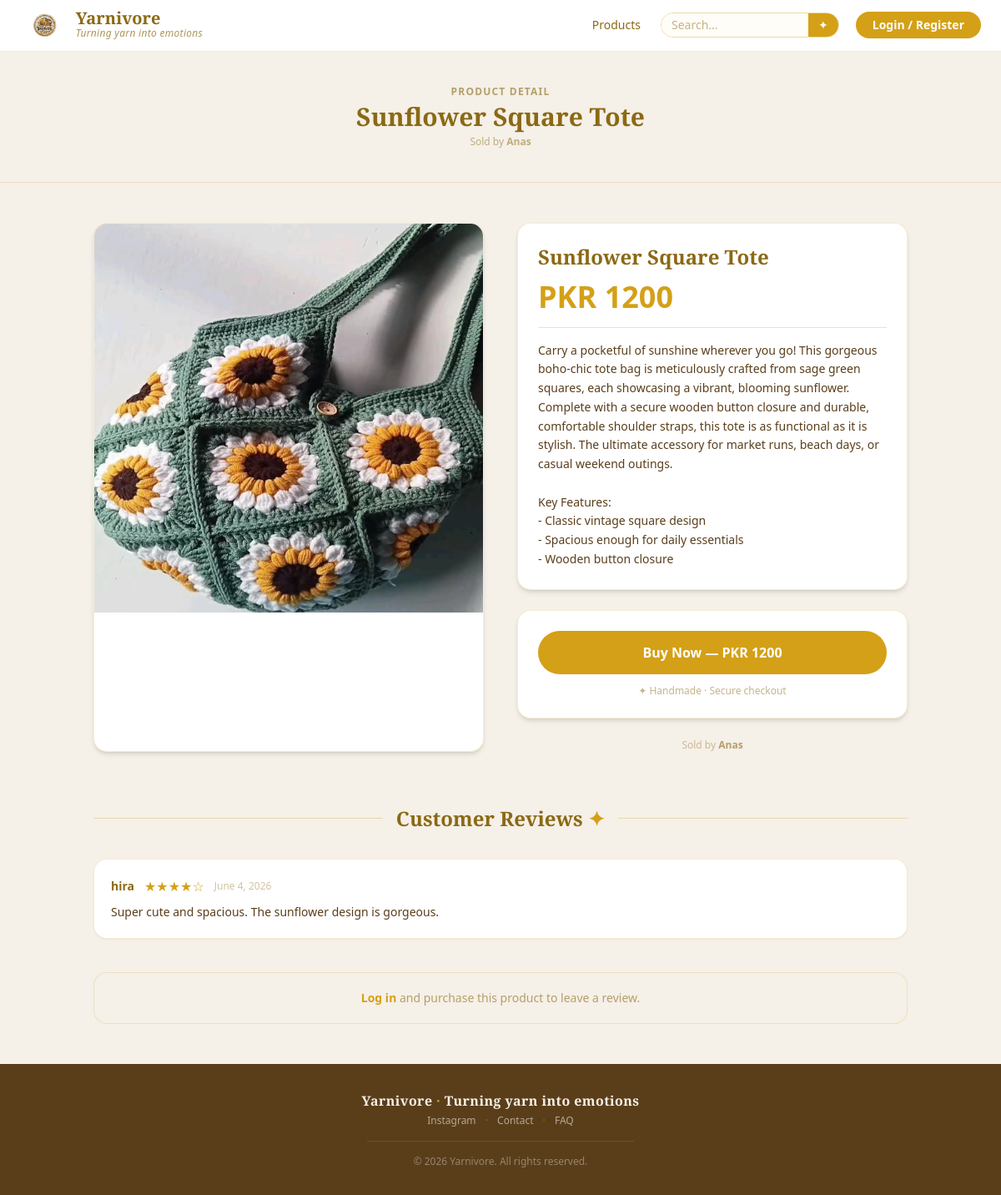
The page /product/8 on the database its author committed.
### myapp/models.py (models this page shows, shortened)
class Product(models.Model):
    seller = models.ForeignKey(User, on_delete=models.CASCADE)
    name = models.CharField(max_length=100)
    description = models.TextField()
    price = models.FloatField()
    file = models.FileField(upload_to='uploads', blank=True)
    image = models.ImageField(upload_to='products/', null=True, blank=True)
    total_sales_amount = models.IntegerField(default=0)
    total_sales = models.IntegerField(default=0)

class Review(models.Model):
    product = models.ForeignKey(Product, on_delete=models.CASCADE, related_name='reviews')
    customer = models.ForeignKey(User, on_delete=models.CASCADE)
    rating = models.IntegerField(choices=[(i, i) for i in range(1, 6)])
    comment = models.TextField()
    created_on = models.DateTimeField(auto_now_add=True)
    class Meta:
        unique_together = ('product', 'customer')

### myapp/views.py (the view, shortened to what this page needs)
# urls.py: path('product/<int:id>', views.detail, name='detail'),
def detail(request, id):
    product = get_object_or_404(Product, id=id)
    reviews = product.reviews.all().order_by('-created_on')
    has_purchased = False
    user_review = None
    return render(request, 'myapp/detail.html', {
        'product': product,
        'reviews': reviews,
        'has_purchased': has_purchased,
        'user_review': user_review,
    })

### myapp/templates/myapp/detail.html (shortened to what this page needs)
{% extends 'myapp/base.html' %}
{% block body %}
<div class="bg-[#F5F0E8] border-b border-[#D4A017]/20 py-10 text-center">
    <p class="text-xs uppercase tracking-widest text-[#8B6914]/60 mb-1 font-semibold">Product Detail</p>
    <h1 class="text-3xl font-bold font-playfair text-[#8B6914]">{{ product.name }}</h1>
    <p class="text-xs text-[#8B6914]/50 mt-1">Sold by <span class="font-semibold">{{ product.seller.username }}</span></p>
</div>
<div class="max-w-5xl mx-auto px-6 py-12">
    <div class="grid grid-cols-1 md:grid-cols-2 gap-10">
        <div class="bg-white rounded-2xl shadow-md border border-[#D4A017]/20 overflow-hidden">
            <div class="aspect-square">
                {% if product.image %}
                <img src="{{ product.image.url }}" alt="{{ product.name }}"
                     class="w-full h-full object-cover">
                {% elif product.file %}
                <img src="{{ product.file.url }}" alt="{{ product.name }}"
                     class="w-full h-full object-cover"
                     onerror="this.parentElement.innerHTML='<div class=\'flex items-center justify-center h-full text-8xl bg-[#F5F0E8]\'>🧶</div>'">
                {% else %}
                <div class="flex items-center justify-center h-full text-8xl bg-[#F5F0E8]">🧶</div>
                {% endif %}
            </div>
        </div>
        <div class="flex flex-col gap-6">
            <div class="bg-white rounded-2xl shadow-md p-6 border border-[#D4A017]/20">
                <h2 class="text-2xl font-bold font-playfair text-[#8B6914] mb-3">{{ product.name }}</h2>
                <p class="text-[#D4A017] font-bold text-4xl mb-4">PKR {{ product.price|floatformat:0 }}</p>
                <hr class="border-[#D4A017]/30 my-4">
                <p class="text-sm text-[#5A3E1A] leading-relaxed whitespace-pre-line">{{ product.description }}</p>
            </div>
            <div class="bg-white rounded-2xl shadow-md p-6 border border-[#D4A017]/20">
                <button id="checkout-button"
                        class="w-full bg-[#D4A017] text-white rounded-full px-6 py-3.5 font-semibold hover:bg-[#6B4F10] transition-colors text-base">
                    Buy Now — PKR {{ product.price|floatformat:0 }}
                </button>
                <p class="text-xs text-center text-[#8B6914]/50 mt-3">✦ Handmade · Secure checkout</p>
            </div>
            <p class="text-xs text-[#8B6914]/40 text-center">
                Sold by <span class="font-semibold text-[#8B6914]/60">{{ product.seller.username }}</span>
            </p>
        </div>
    </div>
    <div class="mt-16">
        <div class="flex items-center justify-center gap-4 mb-8">
            <div class="h-px bg-[#D4A017]/30 flex-1"></div>
            <h2 class="text-2xl font-bold font-playfair text-[#8B6914] whitespace-nowrap">
                Customer Reviews <span class="text-[#D4A017]">✦</span>
            </h2>
            <div class="h-px bg-[#D4A017]/30 flex-1"></div>
        </div>
        {% if reviews %}
        <div class="space-y-4 mb-10">
            {% for review in reviews %}
            <div class="bg-white rounded-2xl shadow-sm border border-[#D4A017]/20 p-5">
                <div class="flex items-start justify-between gap-4">
                    <div class="flex-1">
                        <div class="flex items-center gap-3 mb-2">
                            <span class="font-semibold text-[#8B6914] text-sm">{{ review.customer.first_name|default:review.customer.username }}</span>
                            <span class="text-[#D4A017] text-base">
                                {% if review.rating >= 1 %}★{% else %}☆{% endif %}{% if review.rating >= 2 %}★{% else %}☆{% endif %}{% if review.rating >= 3 %}★{% else %}☆{% endif %}{% if review.rating >= 4 %}★{% else %}☆{% endif %}{% if review.rating >= 5 %}★{% else %}☆{% endif %}
                            </span>
                            <span class="text-xs text-[#8B6914]/40">{{ review.created_on|date:"N j, Y" }}</span>
                        </div>
                        <p class="text-sm text-[#5A3E1A] leading-relaxed">{{ review.comment }}</p>
                    </div>
                </div>
            </div>
            {% endfor %}
        </div>
        {% else %}
        <div class="text-center py-8 mb-8">
            <p class="text-[#8B6914]/40 text-sm">No reviews yet. Be the first to review this product!</p>
        </div>
        {% endif %}
        {% if request.user.is_authenticated %}
            {% if user_review %}
            <div class="bg-[#F5F0E8] rounded-2xl p-5 text-center border border-[#D4A017]/20">
                <p class="text-sm text-[#8B6914]/70">You have already reviewed this product. Thank you! ✦</p>
            </div>
            {% elif has_purchased %}
            <div class="bg-white rounded-2xl shadow-md border border-[#D4A017]/20 p-6">
                <h3 class="font-bold font-playfair text-[#8B6914] text-lg mb-4">Leave a Review</h3>
                <form method="post" class="space-y-4">
                    {% csrf_token %}
                    <div>
                        <label class="block text-sm font-medium text-[#8B6914] mb-2">Your Rating</label>
                        <div id="star-picker" class="flex gap-2 mb-1">
                            <span data-value="1" class="star text-3xl cursor-pointer text-gray-300 transition-colors">★</span>
                            <span data-value="2" class="star text-3xl cursor-pointer text-gray-300 transition-colors">★</span>
                            <span data-value="3" class="star text-3xl cursor-pointer text-gray-300 transition-colors">★</span>
                            <span data-value="4" class="star text-3xl cursor-pointer text-gray-300 transition-colors">★</span>
                            <span data-value="5" class="star text-3xl cursor-pointer text-gray-300 transition-colors">★</span>
                        </div>
                        <input type="hidden" name="rating" id="rating-input" value="">
                        <p id="star-hint" class="text-xs text-[#8B6914]/40">Click to select a rating</p>
                    </div>
                    <div>
                        <label class="block text-sm font-medium text-[#8B6914] mb-1.5">Your Comment</label>
                        <textarea name="comment" rows="3" required
                                  placeholder="Share your experience with this product..."
                                  class="w-full border border-[#8B6914]/40 rounded-xl px-4 py-2.5 focus:outline-none focus:ring-2 focus:ring-[#D4A017] bg-[#FFFDF8] text-[#3A2A10] resize-none"></textarea>
                    </div>
                    <button type="submit"
                            class="bg-[#D4A017] text-white rounded-full px-8 py-2.5 font-semibold hover:bg-[#6B4F10] transition-colors text-sm">
                        Submit Review
                    </button>
                </form>
            </div>
            {% else %}
            <div class="bg-[#F5F0E8] rounded-2xl p-5 text-center border border-[#D4A017]/20">
                <p class="text-sm text-[#8B6914]/60">Purchase this product to leave a review.</p>
            </div>
            {% endif %}
        {% else %}
        <div class="bg-[#F5F0E8] rounded-2xl p-5 text-center border border-[#D4A017]/20">
            <p class="text-sm text-[#8B6914]/60">
                <a href="{% url 'auth' %}" class="text-[#D4A017] font-semibold hover:underline">Log in</a>
                and purchase this product to leave a review.
            </p>
        </div>
        {% endif %}
    </div>
</div>
{% endblock %}

### rows shown on the page
Product: name "Sunflower Square Tote", seller.username "Anas", image (picture), price "1200", description "Carry a pocketful of sunshine wherever you go! This gorgeous boho-chic tote bag is meticulously crafted from sage green squares, each showcasing a vibrant, blooming sunflower. Complete with a secure wooden button closure and durable, comfortable shoulder straps, this tote is as functional as it is stylish. The ultimate accessory for market runs, beach days, or casual weekend outings. Key Features: - Classic vintage square design - Spacious enough for daily essentials - Wooden button closure"
Review: customer.first_name "hira", created_on "June 4, 2026", comment "Super cute and spacious. The sunflower design is gorgeous."
